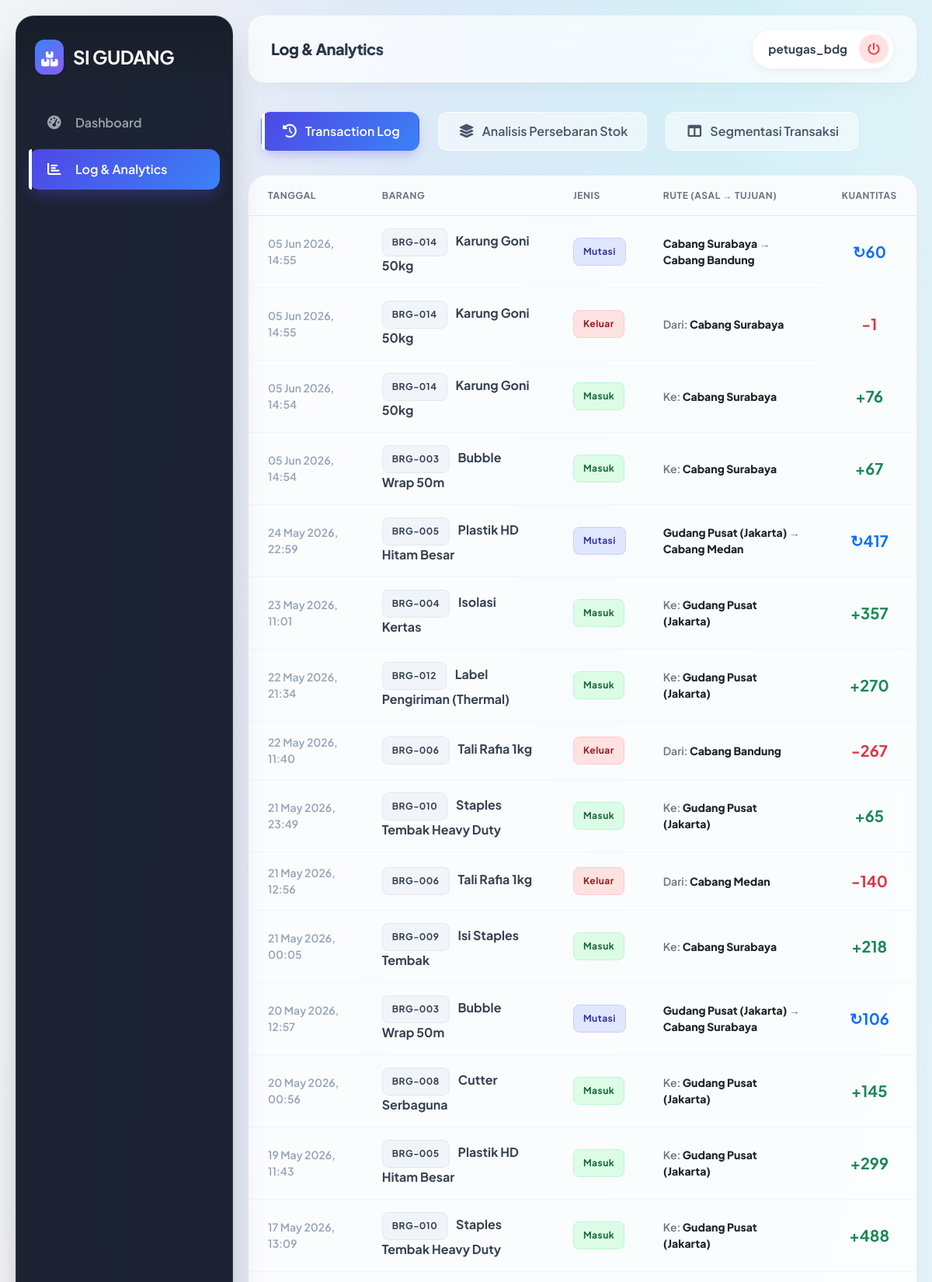
Screenshot of /pages/log.php (signed in, upper part) with the database file from the repository.
### tables this page shows
CREATE TABLE `transaksi` (
  `id` int NOT NULL AUTO_INCREMENT,
  `barang_id` int NOT NULL,
  `jenis_transaksi` enum('masuk','keluar','mutasi') NOT NULL,
  `jumlah` int NOT NULL,
  `cabang_asal_id` int DEFAULT NULL,
  `cabang_tujuan_id` int DEFAULT NULL,
  `tanggal` timestamp NULL DEFAULT CURRENT_TIMESTAMP,
  PRIMARY KEY (`id`),
  KEY `barang_id` (`barang_id`),
  KEY `cabang_asal_id` (`cabang_asal_id`),
  KEY `cabang_tujuan_id` (`cabang_tujuan_id`),
  CONSTRAINT `transaksi_ibfk_1` FOREIGN KEY (`barang_id`) REFERENCES `barang` (`id`) ON DELETE CASCADE,
  CONSTRAINT `transaksi_ibfk_2` FOREIGN KEY (`cabang_asal_id`) REFERENCES `cabang` (`id`) ON DELETE SET NULL,
  CONSTRAINT `transaksi_ibfk_3` FOREIGN KEY (`cabang_tujuan_id`) REFERENCES `cabang` (`id`) ON DELETE SET NULL
);

CREATE TABLE `barang` (
  `id` int NOT NULL AUTO_INCREMENT,
  `kode_barang` varchar(20) NOT NULL,
  `nama_barang` varchar(100) NOT NULL,
  PRIMARY KEY (`id`),
  UNIQUE KEY `kode_barang` (`kode_barang`)
);

CREATE TABLE `cabang` (
  `id` int NOT NULL AUTO_INCREMENT,
  `nama_cabang` varchar(100) NOT NULL,
  `lokasi` varchar(255) DEFAULT NULL,
  PRIMARY KEY (`id`)
);

### pages/log.php (the view, shortened to what this page needs)
<?php
require_once __DIR__ . '/../config/koneksi.php';
$query_log = "
    SELECT
        t.tanggal,
        b.kode_barang,
        b.nama_barang,
        t.jenis_transaksi,
        t.jumlah,
        c1.nama_cabang as asal,
        c2.nama_cabang as tujuan
    FROM transaksi t
    JOIN barang b ON t.barang_id = b.id
    LEFT JOIN cabang c1 ON t.cabang_asal_id = c1.id
    LEFT JOIN cabang c2 ON t.cabang_tujuan_id = c2.id
    ORDER BY t.tanggal DESC
";
$transaksi = mysqli_query($conn, $query_log);
?>
<!DOCTYPE html>
<html lang="id">
<head>
    <link href="https://cdn.jsdelivr.net/npm/bootstrap@5.3.0/dist/css/bootstrap.min.css" rel="stylesheet">
    <link rel="stylesheet" href="https://cdnjs.cloudflare.com/ajax/libs/font-awesome/6.4.0/css/all.min.css">
</head>
<body>
<div class="sidebar-container d-none d-md-flex">
    <div class="sidebar-logo">
        <h4 class="text-white fw-bold m-0 d-flex align-items-center" style="letter-spacing:-0.5px;">
            <div style="background: linear-gradient(135deg, #3b82f6, #8b5cf6); padding: 8px; border-radius: 12px; margin-right: 12px;">
                <i class="fa-solid fa-boxes-stacked text-white" style="font-size: 1.2rem;"></i>
            </div>
            SI GUDANG
        </h4>
    </div>
    <div class="flex-grow-1 overflow-auto mt-2 pb-4">
        <a class="nav-link" href="index.php"><i class="fa-solid fa-gauge-high"></i> Dashboard</a>
        <a class="nav-link active" href="log.php"><i class="fa-solid fa-chart-bar"></i> Log & Analytics</a>
    </div>
</div>
<div class="main-wrapper">
    <div class="topbar-floating">
        <h5 class="topbar-title">Log & Analytics</h5>
        <div class="user-profile">
            <span><?= $_SESSION['username']; ?></span>
            <a href="logout.php" class="btn-logout" title="Logout"><i class="fa-solid fa-power-off"></i></a>
        </div>
    </div>
    <ul class="nav nav-pills mb-4" id="logTab" role="tablist">
        <li class="nav-item" role="presentation">
            <button class="nav-link active" id="transaksi-tab" data-bs-toggle="pill" data-bs-target="#transaksi" type="button" role="tab" aria-controls="transaksi" aria-selected="true"><i class="fa-solid fa-clock-rotate-left me-2"></i> Transaction Log</button>
        </li>
        <li class="nav-item" role="presentation">
            <button class="nav-link" id="komparasi-tab" data-bs-toggle="pill" data-bs-target="#komparasi" type="button" role="tab" aria-controls="komparasi" aria-selected="false"><i class="fa-solid fa-layer-group me-2"></i> Analisis Persebaran Stok</button>
        </li>
        <li class="nav-item" role="presentation">
            <button class="nav-link" id="frag-tab" data-bs-toggle="pill" data-bs-target="#frag" type="button" role="tab" aria-controls="frag" aria-selected="false"><i class="fa-solid fa-table-columns me-2"></i> Segmentasi Transaksi</button>
        </li>
    </ul>
    <div class="tab-content" id="logTabContent">
        <div class="tab-pane fade show active" id="transaksi" role="tabpanel" aria-labelledby="transaksi-tab">
            <div class="card-premium">
                <div class="table-responsive">
                    <table class="table-custom">
                        <thead>
                            <tr>
                                <th class="ps-4">Tanggal</th>
                                <th>Barang</th>
                                <th>Jenis</th>
                                <th>Rute (Asal &rarr; Tujuan)</th>
                                <th class="text-center">Kuantitas</th>
                            </tr>
                        </thead>
                        <tbody>
                            <?php while($log = mysqli_fetch_assoc($transaksi)) : ?>
                            <tr>
                                <td class="ps-4 small fw-semibold" style="color:#94a3b8;"><?= date('d M Y, H:i', strtotime($log['tanggal'])); ?></td>
                                <td class="fw-bold">
                                    <span class="badge-soft badge-soft-dark me-2"><?= $log['kode_barang']; ?></span>
                                    <?= $log['nama_barang']; ?>
                                </td>
                                <td>
                                    <?php if($log['jenis_transaksi'] == 'masuk') echo '<span class="badge-soft badge-soft-success">Masuk</span>';
                                          elseif($log['jenis_transaksi'] == 'keluar') echo '<span class="badge-soft badge-soft-danger">Keluar</span>';
                                          else echo '<span class="badge-soft badge-soft-primary">Mutasi</span>'; ?>
                                </td>
                                <td class="small fw-semibold text-secondary">
                                    <?php if($log['jenis_transaksi'] == 'masuk') echo "Ke: <strong class='text-dark'>{$log['tujuan']}</strong>";
                                          elseif($log['jenis_transaksi'] == 'keluar') echo "Dari: <strong class='text-dark'>{$log['asal']}</strong>";
                                          else echo "<strong class='text-dark'>{$log['asal']}</strong> &rarr; <strong class='text-dark'>{$log['tujuan']}</strong>"; ?>
                                </td>
                                <td class="text-center fw-bolder fs-5 <?= $log['jenis_transaksi'] == 'masuk' ? 'text-success' : ($log['jenis_transaksi'] == 'keluar' ? 'text-danger' : 'text-primary'); ?>">
                                    <?= $log['jenis_transaksi'] == 'masuk' ? '+' : ($log['jenis_transaksi'] == 'keluar' ? '-' : '↻'); ?><?= $log['jumlah']; ?>
                                </td>
                            </tr>
                            <?php endwhile; ?>
                        </tbody>
                    </table>
                </div>
            </div>
        </div>
    </div>
</div>
</body>
</html>

### rows the page displays
transaksi: tanggal "05 Jun 2026, 14:55", barang.kode_barang "BRG-014", barang.nama_barang "Karung Goni 50kg", jenis_transaksi "Mutasi", cabang_asal.nama_cabang "Cabang Surabaya", cabang_tujuan.nama_cabang "Cabang Bandung", jumlah "60"
transaksi: tanggal "05 Jun 2026, 14:55", barang.kode_barang "BRG-014", barang.nama_barang "Karung Goni 50kg", jenis_transaksi "Keluar", cabang_asal.nama_cabang "Cabang Surabaya", jumlah "1"
transaksi: tanggal "05 Jun 2026, 14:54", barang.kode_barang "BRG-014", barang.nama_barang "Karung Goni 50kg", jenis_transaksi "Masuk", cabang_tujuan.nama_cabang "Cabang Surabaya", jumlah "76"
transaksi: tanggal "05 Jun 2026, 14:54", barang.kode_barang "BRG-003", barang.nama_barang "Bubble Wrap 50m", jenis_transaksi "Masuk", cabang_tujuan.nama_cabang "Cabang Surabaya", jumlah "67"
transaksi: tanggal "24 May 2026, 22:59", barang.kode_barang "BRG-005", barang.nama_barang "Plastik HD Hitam Besar", jenis_transaksi "Mutasi", cabang_asal.nama_cabang "Gudang Pusat (Jakarta)", cabang_tujuan.nama_cabang "Cabang Medan", jumlah "417"
transaksi: tanggal "23 May 2026, 11:01", barang.kode_barang "BRG-004", barang.nama_barang "Isolasi Kertas", jenis_transaksi "Masuk", cabang_tujuan.nama_cabang "Gudang Pusat (Jakarta)", jumlah "357"
transaksi: tanggal "22 May 2026, 21:34", barang.kode_barang "BRG-012", barang.nama_barang "Label Pengiriman (Thermal)", jenis_transaksi "Masuk", cabang_tujuan.nama_cabang "Gudang Pusat (Jakarta)", jumlah "270"
transaksi: tanggal "22 May 2026, 11:40", barang.kode_barang "BRG-006", barang.nama_barang "Tali Rafia 1kg", jenis_transaksi "Keluar", cabang_asal.nama_cabang "Cabang Bandung", jumlah "267"
transaksi: tanggal "21 May 2026, 23:49", barang.kode_barang "BRG-010", barang.nama_barang "Staples Tembak Heavy Duty", jenis_transaksi "Masuk", cabang_tujuan.nama_cabang "Gudang Pusat (Jakarta)", jumlah "65"
transaksi: tanggal "21 May 2026, 12:56", barang.kode_barang "BRG-006", barang.nama_barang "Tali Rafia 1kg", jenis_transaksi "Keluar", cabang_asal.nama_cabang "Cabang Medan", jumlah "140"
transaksi: tanggal "21 May 2026, 00:05", barang.kode_barang "BRG-009", barang.nama_barang "Isi Staples Tembak", jenis_transaksi "Masuk", cabang_tujuan.nama_cabang "Cabang Surabaya", jumlah "218"
transaksi: tanggal "20 May 2026, 12:57", barang.kode_barang "BRG-003", barang.nama_barang "Bubble Wrap 50m", jenis_transaksi "Mutasi", cabang_asal.nama_cabang "Gudang Pusat (Jakarta)", cabang_tujuan.nama_cabang "Cabang Surabaya", jumlah "106"
transaksi: tanggal "20 May 2026, 00:56", barang.kode_barang "BRG-008", barang.nama_barang "Cutter Serbaguna", jenis_transaksi "Masuk", cabang_tujuan.nama_cabang "Gudang Pusat (Jakarta)", jumlah "145"
transaksi: tanggal "19 May 2026, 11:43", barang.kode_barang "BRG-005", barang.nama_barang "Plastik HD Hitam Besar", jenis_transaksi "Masuk", cabang_tujuan.nama_cabang "Gudang Pusat (Jakarta)", jumlah "299"
transaksi: tanggal "17 May 2026, 13:09", barang.kode_barang "BRG-010", barang.nama_barang "Staples Tembak Heavy Duty", jenis_transaksi "Masuk", cabang_tujuan.nama_cabang "Gudang Pusat (Jakarta)", jumlah "488"

### other values shown
$_SESSION['username'] "petugas_bdg"
